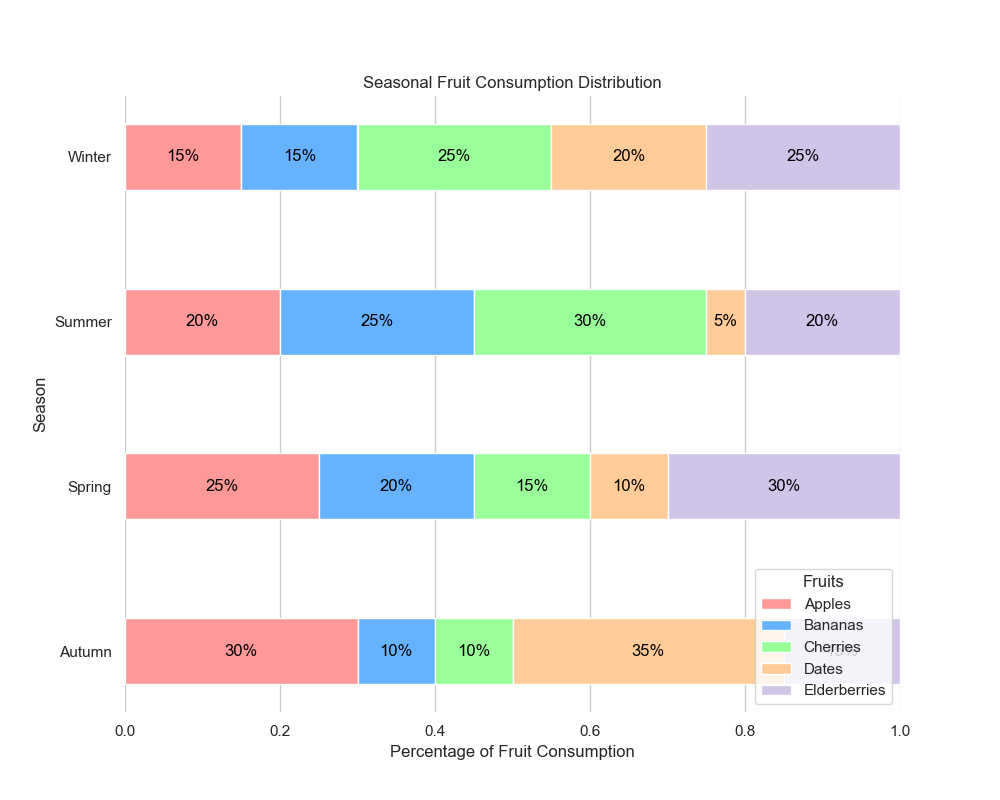

Reproduce this figure in Python.

import numpy as np
import pandas as pd
import seaborn as sns
import matplotlib.pyplot as plt

# Creating the dataframe
data = {
    "Season": ["Spring"]*5 + ["Summer"]*5 + ["Autumn"]*5 + ["Winter"]*5,
    "Fruit": ["Apples", "Bananas", "Cherries", "Dates", "Elderberries"]*4,
    "Percentage": [25, 20, 15, 10, 30, 20, 25, 30, 5, 20, 30, 10, 10, 35, 15, 15, 15, 25, 20, 25]
}
df = pd.DataFrame(data)

# Pivot the dataframe to wide format
df_pivot = df.pivot("Season", "Fruit", "Percentage")

# Normalize the data as fractions
df_pivot_normalized = df_pivot.div(df_pivot.sum(axis=1), axis=0)

# Bar colors
colors = ["#FF9999", "#66B2FF", "#99FF99", "#FFCC99", "#D1C4E9"]

# Initialize the matplotlib figure
f, ax = plt.subplots(figsize=(10, 8))

# Plot the bars horizontally (stacked)
bar_sections = []
prev_values = np.zeros(len(df_pivot_normalized))

for i, col in enumerate(df_pivot_normalized.columns):
    values = df_pivot_normalized[col]
    bar_section = plt.barh(df_pivot_normalized.index, values, left=prev_values, 
                           color=colors[i], edgecolor='white', height=0.4)
    bar_sections.append(bar_section)
    prev_values += values

# Add a legend and informative axis label
ax.legend(bar_sections, df_pivot_normalized.columns, loc="lower right", title="Fruits")
ax.set(xlim=(0, 1), ylabel="Season", xlabel="Percentage of Fruit Consumption")

# Add percentage values to each section.
for bar in bar_sections:
    for rect in bar:
        x_value = rect.get_width()
        y_value = rect.get_y() + rect.get_height() / 2
        label = f"{x_value:.0%}"
        plt.text(rect.get_x() + x_value/2, y_value, label, va='center', ha='center', color='black')

# Set the title of the chart
plt.title('Seasonal Fruit Consumption Distribution')

sns.despine(left=True, bottom=True)

# Display the chart
plt.show()
